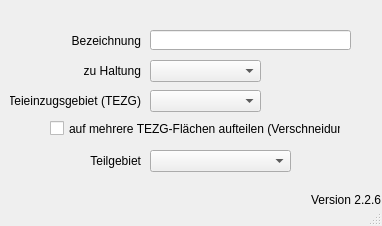
<?xml version="1.0" encoding="UTF-8"?>
<ui version="4.0">
 <class>MainWindow</class>
 <widget class="QMainWindow" name="MainWindow">
  <property name="geometry">
   <rect>
    <x>0</x>
    <y>0</y>
    <width>382</width>
    <height>226</height>
   </rect>
  </property>
  <property name="windowTitle">
   <string>MainWindow</string>
  </property>
  <property name="layoutDirection">
   <enum>Qt::LeftToRight</enum>
  </property>
  <widget class="QWidget" name="centralwidget">
   <widget class="QLabel" name="label_4">
    <property name="geometry">
     <rect>
      <x>50</x>
      <y>30</y>
      <width>91</width>
      <height>21</height>
     </rect>
    </property>
    <property name="text">
     <string>Bezeichnung</string>
    </property>
    <property name="alignment">
     <set>Qt::AlignRight|Qt::AlignTrailing|Qt::AlignVCenter</set>
    </property>
   </widget>
   <widget class="QLineEdit" name="flnam">
    <property name="geometry">
     <rect>
      <x>150</x>
      <y>30</y>
      <width>201</width>
      <height>20</height>
     </rect>
    </property>
    <property name="text">
     <string/>
    </property>
   </widget>
   <widget class="QLabel" name="lb_version">
    <property name="geometry">
     <rect>
      <x>310</x>
      <y>190</y>
      <width>71</width>
      <height>20</height>
     </rect>
    </property>
    <property name="toolTip">
     <string>Version QKan Import</string>
    </property>
    <property name="text">
     <string>Version 2.2.6</string>
    </property>
    <property name="alignment">
     <set>Qt::AlignRight|Qt::AlignTrailing|Qt::AlignVCenter</set>
    </property>
   </widget>
   <widget class="QComboBox" name="haltnam">
    <property name="geometry">
     <rect>
      <x>150</x>
      <y>60</y>
      <width>111</width>
      <height>22</height>
     </rect>
    </property>
   </widget>
   <widget class="QLabel" name="label_20">
    <property name="geometry">
     <rect>
      <x>80</x>
      <y>60</y>
      <width>61</width>
      <height>21</height>
     </rect>
    </property>
    <property name="text">
     <string>zu Haltung</string>
    </property>
    <property name="alignment">
     <set>Qt::AlignRight|Qt::AlignTrailing|Qt::AlignVCenter</set>
    </property>
   </widget>
   <widget class="QComboBox" name="tezgnam">
    <property name="geometry">
     <rect>
      <x>150</x>
      <y>90</y>
      <width>111</width>
      <height>22</height>
     </rect>
    </property>
   </widget>
   <widget class="QLabel" name="label_23">
    <property name="geometry">
     <rect>
      <x>10</x>
      <y>90</y>
      <width>131</width>
      <height>21</height>
     </rect>
    </property>
    <property name="text">
     <string>Teieinzugsgebiet (TEZG)</string>
    </property>
    <property name="alignment">
     <set>Qt::AlignRight|Qt::AlignTrailing|Qt::AlignVCenter</set>
    </property>
   </widget>
   <widget class="QComboBox" name="teilgebiet">
    <property name="geometry">
     <rect>
      <x>150</x>
      <y>150</y>
      <width>141</width>
      <height>22</height>
     </rect>
    </property>
   </widget>
   <widget class="QLabel" name="label_22">
    <property name="geometry">
     <rect>
      <x>80</x>
      <y>150</y>
      <width>61</width>
      <height>21</height>
     </rect>
    </property>
    <property name="text">
     <string>Teilgebiet</string>
    </property>
    <property name="alignment">
     <set>Qt::AlignRight|Qt::AlignTrailing|Qt::AlignVCenter</set>
    </property>
   </widget>
   <widget class="QCheckBox" name="aufteilen">
    <property name="geometry">
     <rect>
      <x>50</x>
      <y>120</y>
      <width>291</width>
      <height>17</height>
     </rect>
    </property>
    <property name="text">
     <string>auf mehrere TEZG-Flächen aufteilen (Verschneidung)</string>
    </property>
   </widget>
  </widget>
  <widget class="QStatusBar" name="statusbar"/>
 </widget>
 <resources/>
 <connections/>
</ui>
